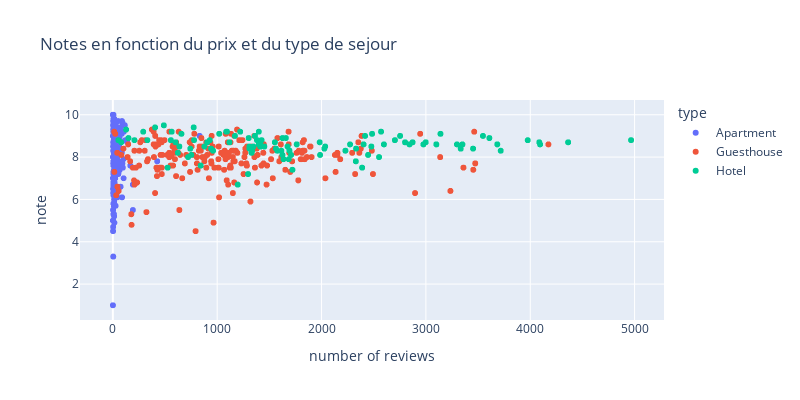

Notebook code cell kept with this figure:
### Code cell
plot_scatter(booking_clean,'n_reviews_float','score_float','property_type',x_limit = 5000,names=['Guesthouse','Hotel','Apartment'],
title = 'Notes en fonction du prix et du type de sejour',col1_name='number of reviews',col2_name='note',col3_name='type')

### Figure 1 — Plotly figure (JSON) as saved in the notebook; plotly's stock layout.template omitted (floating-point values rounded to 4 significant figures; data arrays with more than 128 entries replaced by an {"elided": "..."} marker saying what was removed)
{"data": [{"hovertemplate": "type=Apartment<br>number of reviews=%{x}<br>note=%{y}<extra></extra>", "legendgroup": "Apartment", "marker": {"color": "#636efa", "symbol": "circle"}, "mode": "markers", "name": "Apartment", "showlegend": true, "type": "scattergl", "x": {"elided": "3947 int values"}, "xaxis": "x", "y": {"elided": "3947 float values"}, "yaxis": "y"}, {"hovertemplate": "type=Guesthouse<br>number of reviews=%{x}<br>note=%{y}<extra></extra>", "legendgroup": "Guesthouse", "marker": {"color": "#EF553B", "symbol": "circle"}, "mode": "markers", "name": "Guesthouse", "showlegend": true, "type": "scattergl", "x": {"elided": "6697 int values"}, "xaxis": "x", "y": {"elided": "6697 float values"}, "yaxis": "y"}, {"hovertemplate": "type=Hotel<br>number of reviews=%{x}<br>note=%{y}<extra></extra>", "legendgroup": "Hotel", "marker": {"color": "#00cc96", "symbol": "circle"}, "mode": "markers", "name": "Hotel", "showlegend": true, "type": "scattergl", "x": {"elided": "3471 int values"}, "xaxis": "x", "y": {"elided": "3471 float values"}, "yaxis": "y"}], "layout": {"height": 400, "legend": {"title": {"text": "type"}, "tracegroupgap": 0}, "title": {"text": "Notes en fonction du prix et du type de sejour"}, "width": 800, "xaxis": {"anchor": "y", "domain": [0, 1], "title": {"text": "number of reviews"}}, "yaxis": {"anchor": "x", "domain": [0, 1], "title": {"text": "note"}}}}
